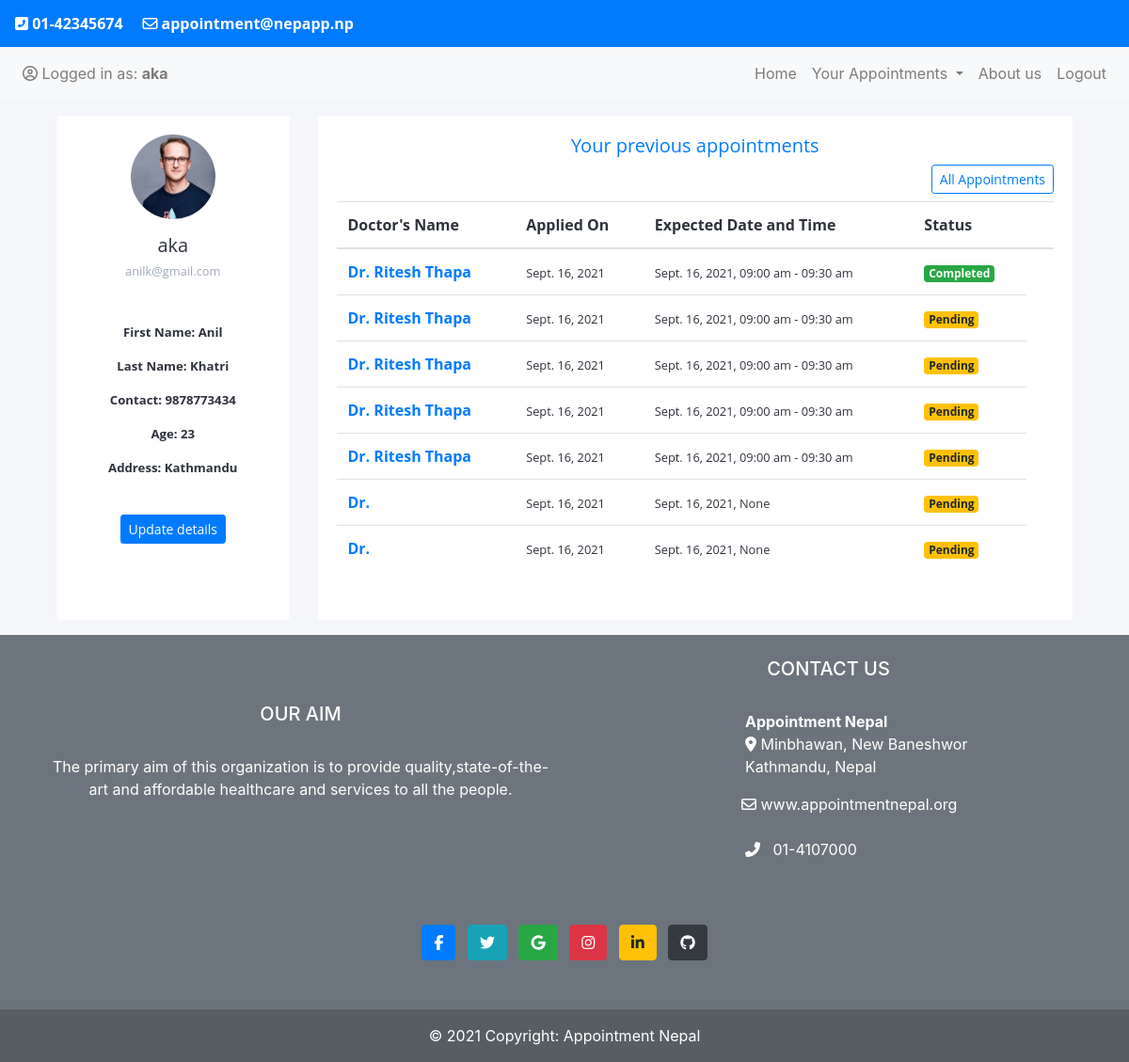
The app's page /app/profile (signed in), older data.
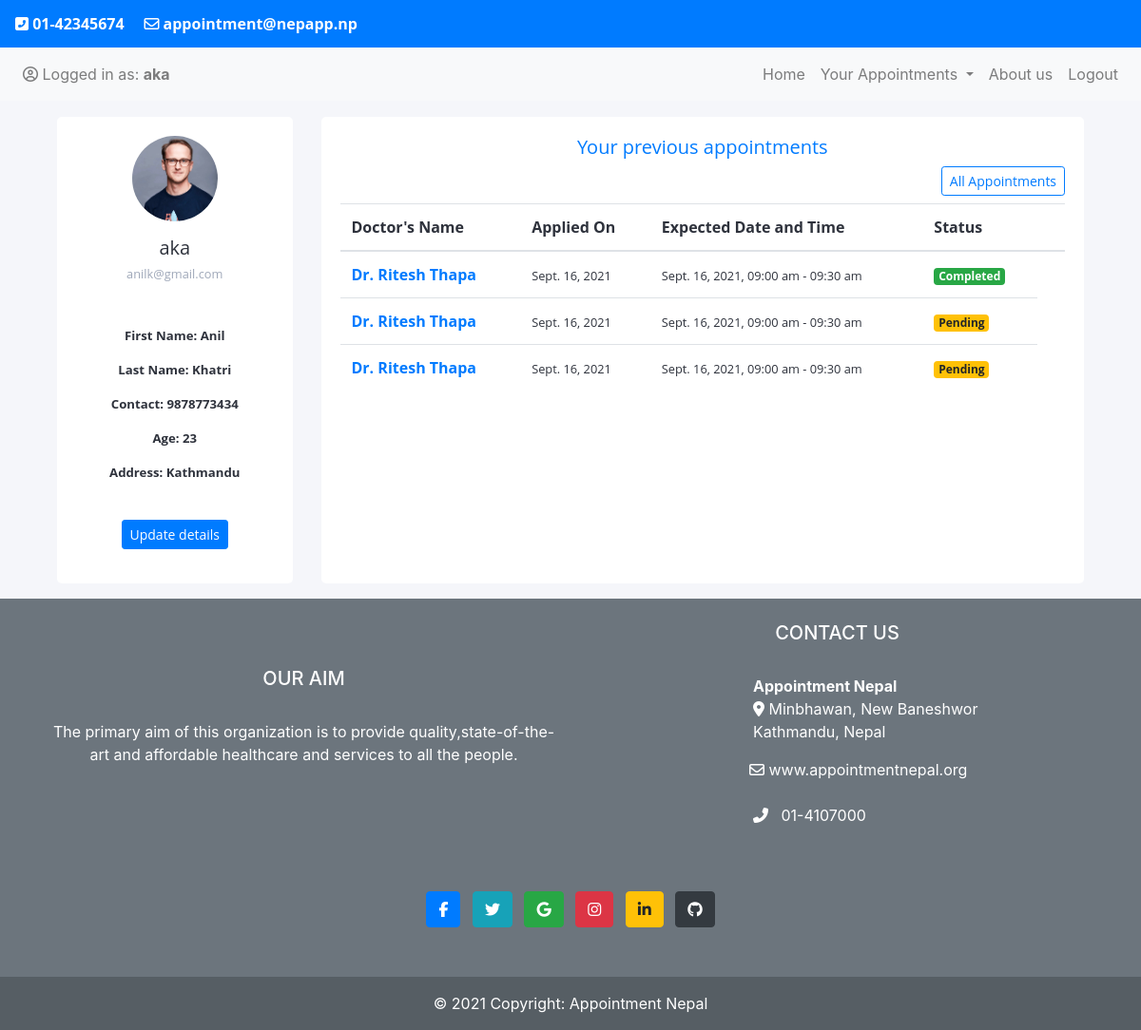
The same page, newer data.
### accounts/models.py (models this page shows, shortened)
class AppUser(models.Model):
    user = models.OneToOneField(User, on_delete=models.CASCADE, related_name='appuser')
    profile_pic= models.ImageField(upload_to='user_pics', null=True, blank=True)
    address= models.CharField(max_length=255, null=True)
    age= models.PositiveIntegerField(null=True)
    contact= models.CharField(max_length=10, null=True)
    @property
    def imageUrl(self):
        try:
            url=self.profile_pic.url
        except:
            url=''
        return url

class DoctorUser(models.Model):
    user = models.OneToOneField(User, on_delete=models.CASCADE, related_name='doctor')
    dob= models.DateField(null=True)
    total_experience_years= models.PositiveIntegerField(null=True)
    address= models.CharField(max_length=255, null=True)
    contact= models.CharField(max_length=10, null=True)
    maximum_degree= models.ImageField(upload_to='doctors_degree',null=False)
    specilization=models.ForeignKey(Specilization,null=False, on_delete=models.CASCADE)
    profile_pic= models.ImageField(upload_to='doctors_pics', null=True, blank=True)
    admin_approve=models.BooleanField(default=False)

### mainapp/models.py (models this page shows, shortened)
class Appointment (models.Model):
    user= models.ForeignKey(User,on_delete=models.CASCADE)
    name=models.CharField(max_length=200, null=True)
    phonenumber=models.CharField(max_length=15, null=True)
    email=models.EmailField( null=True)
    age=models.PositiveIntegerField( null=True)
    address=models.CharField(max_length=200, null=True)
    desc=models.TextField( null=True)
    date=models.DateField(null=True)
    time= models.CharField(max_length=20, null=True,choices=times )
    seen=models.BooleanField(default=False)
    response=models.TextField(null=True)
    doctor=models.ForeignKey(DoctorUser,on_delete=models.CASCADE, null=True)
    applied_date=models.DateField(auto_now_add=True, blank=True, null=True)

### mainapp/views.py (the view)
# urls.py: path('profile',views.profile, name='profile'),
def profile(request):
    user=request.user
    appointments=Appointment.objects.filter(user=user).order_by('-id')
    context={
        'appointments':appointments
    }
    return render(request,'mainapp/profile.html',context)

### templates/mainapp/profile.html (shortened to what this page needs)
{% extends 'mainapp/base.html' %}
{% load static %}
{% block navblock %}
{% include 'mainapp/messages.html' %}
<div class="ok container my-3">
    <div class="container">
        <div class="row gutters">
        <div class="col-xl-3 col-lg-3 col-md-12 col-sm-12 col-12">
        <div class="card h-100">
            <div class="card-body">
                <div class="account-settings">
                    <div class="user-profile">
                        <div class="user-avatar">
                            <img src="{{request.user.appuser.imageUrl}}" alt="Maxwell Admin">
                        </div>
                        <h5 class="user-name">{{request.user.username}}</h5>
                        <h6 class="user-email">{{request.user.email}}</h6>
                    </div>
                    <div class="about">
                        <p>First Name: {{request.user.first_name}}</p>
                        <p>Last Name: {{request.user.last_name}}</p>
                        <p>Contact: {{request.user.appuser.contact}}</p>
                        <p>Age: {{request.user.appuser.age}}</p>
                        <p>Address: {{request.user.appuser.address}}</p>
                        <br>
                        <a href="{% url  'accounts:profileupdate' user.appuser.id  %}" class="btn btn-primary btn-sm">Update details</a>
                    </div>
                </div>
            </div>
        </div>
        </div>
        <div class="col-xl-9 col-lg-9 col-md-12 col-sm-12 col-12">
        <div class="card h-100">
            <div class="card-body">
                <div class="row gutters">
                    <div class="col-xl-12 col-lg-12 col-md-12 col-sm-12 col-12">
                        <h5 class="mb-2 text-primary text-center fw-light ">Your previous appointments</h5>
                    </div>
                    <div class="col-xl-12 col-lg-12 col-md-12 col-sm-12 col-12">
                        <div class="text-right">
                            <a href="/app/oldappointment" class="btn btn-outline-primary btn-sm">All Appointments</a><br>
                        </div>
                    </div>
                    <div class="container mt-2">
                        <table class="table">
                            <thead>
                              <tr>
                                <th scope="col">Doctor's Name</th>
                                <th scope="col">Applied On</th>
                                <th scope="col">Expected Date and Time</th>
                                <th scope="col">Status</th>
                                <th></th>
                              </tr>
                            </thead>
                            <tbody style="font-weight: normal;">
                                {% for i in appointments %}
                                <tr>
                                    <th><a href="{% url 'mainapp:response' id=i.id %}">Dr.  {{ i.doctor.user.first_name}} {{ i.doctor.user.last_name}}</a></th>
                                    <td><small>{{ i.applied_date}}</small></td>
                                    <td><small>{{ i.date}}, {{i.time}}</small></td>
                                    {% if not i.response == None%}
                                    <td > <small class='badge badge-success badge-sm'>Completed</small></td>
                                    {% else%}
                                    <td> <small class='badge badge-warning badge-sm'>Pending</small> </td>
                                    {% endif%}
                                  </tr>
                              {% empty %}
                            <tr>
                                <td><h5 class="text-center my-4 text-secondary">No prevoius appointments</h5></td>
                            </tr>
                            {% endfor %}
                            </tbody>
                          </table>
                    </div>
                </div>
            </div>
        </div>
        </div>
        </div>
        </div>
</div>
{% include 'mainapp/footer.html' %}
{% endblock %}

### templates/mainapp/base.html (shortened to what this page needs)
<!doctype html>
{% load static %}
<html lang="en">
  <head>
    <link rel="stylesheet" href="https://maxcdn.bootstrapcdn.com/bootstrap/4.0.0/css/bootstrap.min.css">
    <link href="{% static 'mainapp/css/navbar.css'   %}" rel="stylesheet" type="text/css" />
    <link href="{% static 'mainapp/css/appoint.css'   %}" rel="stylesheet" type="text/css" />
  </head>
  <body>
   <nav class="navbar navbar-dark bg-primary justify-content-between ">
    <a class="navbar-brand ok" href="#"><i class="fas fa-phone-square-alt"></i> 01-42345674 &nbsp;   &nbsp;  <i class="far fa-envelope"></i> appointment@nepapp.np</a>
  </nav>
  <nav class="navbar navbar-expand-lg navbar-light bg-light sticky-top" >
    <div class="collapse navbar-collapse" id="navbarNavDropdown">
      <ul class="navbar-nav ">
        {% if user.is_authenticated %}
      <li class="nav-item">
        <a class="nav-link" href="{% url 'mainapp:profile'%}"><i class="far fa-user-circle"></i>&nbsp;Logged in as: <b>{{user.username}}</b></a>
      </li>
    {% endif %}
      </ul>
      <ul class="navbar-nav ml-auto">
        <li class="nav-item {{active_home}}">
          <a class="nav-link" href="{% url 'mainapp:home'%}">Home <span class="sr-only">(current)</span></a>
        </li>
        <li class="nav-item dropdown {{active_appointment}}">
          <a class="nav-link dropdown-toggle" href="#" id="navbarDropdownMenuLink" data-toggle="dropdown" aria-haspopup="true" aria-expanded="false">
             Your Appointments
          </a>
        </li>
        <li class="nav-item {{active_about}}">
          <a class="nav-link" href="{% url 'mainapp:about'%}">About us</a>
        </li>
        {% if user.is_authenticated %}
        <li class="nav-item {{active_logout}}">
          <a class="nav-link" href="{% url 'accounts:logout'%}">Logout</a>
        </li>
        {% endif %}
      </ul>
    </div>
  </nav>
  </body>
{% block navblock %}
{% endblock %}
</html>

### templates/mainapp/messages.html (shortened to what this page needs)
<div class="col-lg-6 mx-auto">
</div>

### templates/mainapp/footer.html (shortened to what this page needs)
<footer class="bg-secondary text-center text-lg-start">
    <div class="container p-4">
        <div class="row">
            <div class="col-lg-6 col-md-12 mb-4 mb-md-0">
                <br><br>
                <h5 class="text-uppercase text-white">Our aim</h5>
                <br>
                <p class="text-white">
                    The primary aim of this organization is to provide quality,state-of-the-art
                    and affordable healthcare and services to all the people.
                </p>
            </div>
            <div class="col-lg-6 col-md-12 mb-4 mb-md-0">
                <h5 class="text-uppercase text-white">contact us</h5>
                <br>
                <p class="text-white text-left offset-4"> <b> Appointment Nepal </b> <br>
                  <i class="fas fa-map-marker-alt "></i> Minbhawan, New Baneshwor <br>
                    Kathmandu, Nepal</p>
                <a href="" class="text-white text-left offset-1"><i class="far fa-envelope text-white"></i>
                    www.appointmentnepal.org</a> <br> <br>
                <p class="text-white text-left offset-4"><i class="fas fa-phone-alt"></i> &nbsp 01-4107000</p>
            </div>
        </div>
    </div>
    <footer class="bg-secondary text-center text-white">
      <div class="container p-4 pb-0">
        <section class="mb-4">
          <a
            class="btn btn-primary btn-floating m-1"
            href="#!"
            role="button"
            ><i class="fab fa-facebook-f"></i
          ></a>
          <a
            class="btn btn-info btn-floating m-1"
            href="#!"
            role="button"
            ><i class="fab fa-twitter"></i
          ></a>
          <a
            class="btn btn-success btn-floating m-1"
            href="#!"
            role="button"
            ><i class="fab fa-google"></i
          ></a>
          <a
            class="btn btn-danger btn-floating m-1"
            href="#!"
            role="button"
            ><i class="fab fa-instagram"></i
          ></a>
          <a
            class="btn btn-warning btn-floating m-1"
            href="#!"
            role="button"
            ><i class="fab fa-linkedin-in"></i
          ></a>
          <a
            class="btn btn-dark btn-floating m-1"
            href="#!"
            role="button"
            ><i class="fab fa-github"></i
          ></a>
        </section>
      </div>
      <div class="text-center p-3" style="background-color: rgba(0, 0, 0, 0.2);">
        © 2021 Copyright:
        <a class="text-white" href="#">Appointment Nepal</a>
      </div>
    </footer>
  </footer>

### statics/mainapp/css/navbar.css (style rules this page uses)
* { overflow-x: wrap; }
.ok { font-family: 'Open Sans', sans-serif; font-size: 1em; font-weight: bold; }

### statics/mainapp/css/appoint.css (style rules this page uses)
body { width: 100%; height: 100%; }
.ok { font-family: 'Open Sans', sans-serif; font-size: 1em; font-weight: bold; }

### templates/mainapp/profile.html (style rules this page uses)
body { margin: 0; color: #2e323c; background: #f5f6fa; position: relative; height: 100%; }
.account-settings .user-profile { margin: 0 0 1rem 0; padding-bottom: 1rem; text-align: center; }
.account-settings .user-profile .user-avatar { margin: 0 0 1rem 0; }
.account-settings .user-profile .user-avatar img { width: 90px; height: 90px; -webkit-border-radius: 100px; -moz-border-radius: 100px; border-radius: 100px; }
.account-settings .user-profile h5.user-name { margin: 0 0 0.5rem 0; }
.account-settings .user-profile h6.user-email { margin: 0; font-size: 0.8rem; font-weight: 400; color: #9fa8b9; }
.account-settings .about { margin: 2rem 0 0 0; text-align: center; }
.account-settings .about p { font-size: 0.825rem; }
.card { background: #ffffff; -webkit-border-radius: 5px; -moz-border-radius: 5px; border-radius: 5px; border: 0; margin-bottom: 1rem; }

Row changes from the older to the newer data that the page shows:
removed Appointment: doctor.user.first_name "Ritesh", doctor.user.last_name "Thapa", applied_date "Sept. 16, 2021", date "Sept. 16, 2021", time "09:00 am - 09:30 am", shows "Pending"
removed Appointment: doctor.user.first_name "Ritesh", doctor.user.last_name "Thapa", applied_date "Sept. 16, 2021", date "Sept. 16, 2021", time "09:00 am - 09:30 am", shows "Pending"
removed Appointment: applied_date "Sept. 16, 2021", date "Sept. 16, 2021", time "None", shows "Pending"
removed Appointment: applied_date "Sept. 16, 2021", date "Sept. 16, 2021", time "None", shows "Pending"
